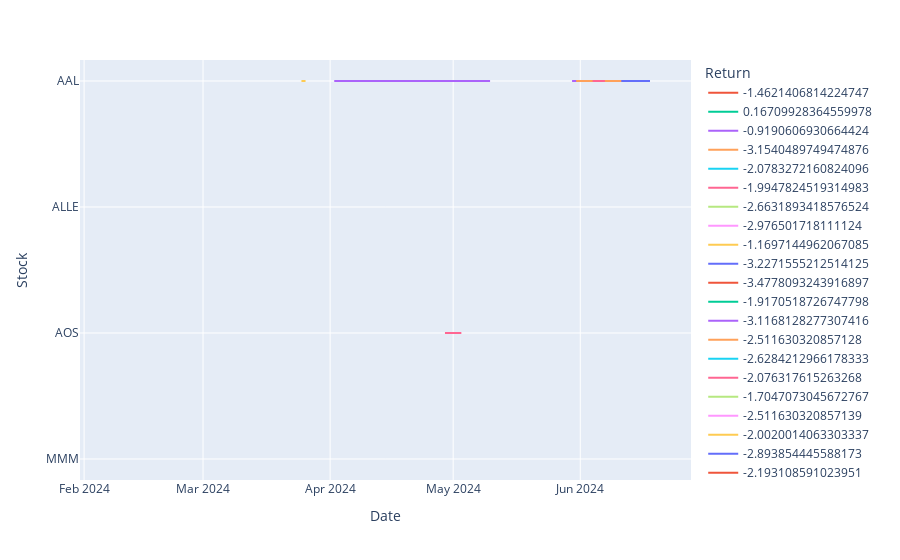

Notebook source saved alongside this figure:
### Code cell
import plotly.express as px

df = px.data.gapminder().query("continent=='Oceania'")
df_long = pd.melt(return_df.reset_index(), id_vars='Date', var_name='Stock', value_name='Return')
fig = px.line(df_long, x="Date", y="Stock", color='Return')
fig.show()
